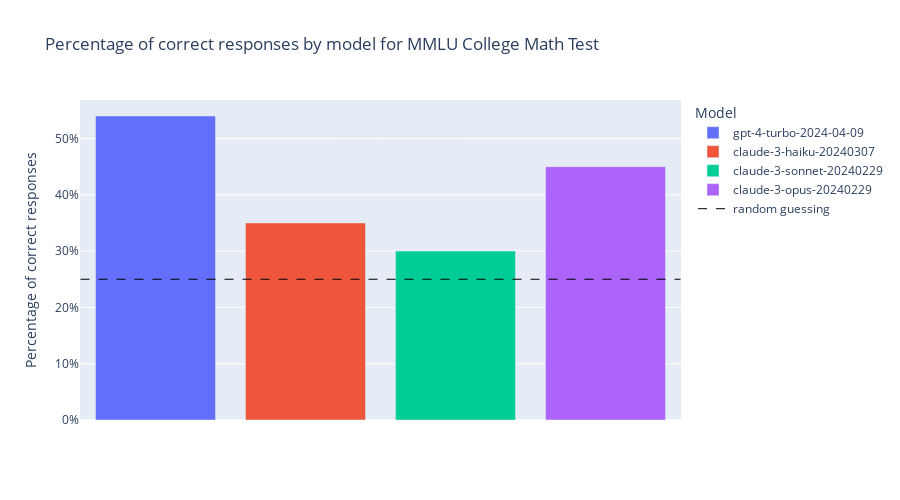

Notebook code cell kept with this figure:
### Code cell
correct_answers_by_model_df["percentage_is_correct"] = (
    correct_answers_by_model_df["is_correct"] / 100
)

fig = px.bar(
    correct_answers_by_model_df,
    x="model_id",
    y="percentage_is_correct",
    orientation="v",
    color="model_id",
    labels={
        "model_id": "Model",
        "percentage_is_correct": "Percentage of correct responses",
    },
    title="Percentage of correct responses by model for MMLU College Math Test",
)

fig.add_shape(
    showlegend=True,
    type="line",
    x0=-0.5,
    x1=3.5,
    y0=0.25,
    y1=0.25,
    line=dict(
        color="black",
        width=1,
        dash="dash",
    ),
    name="random guessing",
)

fig.update_xaxes(showticklabels=False, visible=False)
fig.update_yaxes(tickformat=".0%")
fig.update_layout(
    autosize=True,
    height=500,
)

fig.show()
fig.write_html("../plots/correct_responses_by_model.html")

### Figure 1 — Plotly figure (JSON) as saved in the notebook; plotly's stock layout.template omitted (floating-point values rounded to 4 significant figures)
{"data": [{"alignmentgroup": "True", "hovertemplate": "Model=%{x}<br>Percentage of correct responses=%{y}<extra></extra>", "legendgroup": "gpt-4-turbo-2024-04-09", "marker": {"color": "#636efa", "pattern": {"shape": ""}}, "name": "gpt-4-turbo-2024-04-09", "offsetgroup": "gpt-4-turbo-2024-04-09", "orientation": "v", "showlegend": true, "textposition": "auto", "type": "bar", "x": ["gpt-4-turbo-2024-04-09"], "xaxis": "x", "y": [0.54], "yaxis": "y"}, {"alignmentgroup": "True", "hovertemplate": "Model=%{x}<br>Percentage of correct responses=%{y}<extra></extra>", "legendgroup": "claude-3-haiku-20240307", "marker": {"color": "#EF553B", "pattern": {"shape": ""}}, "name": "claude-3-haiku-20240307", "offsetgroup": "claude-3-haiku-20240307", "orientation": "v", "showlegend": true, "textposition": "auto", "type": "bar", "x": ["claude-3-haiku-20240307"], "xaxis": "x", "y": [0.35], "yaxis": "y"}, {"alignmentgroup": "True", "hovertemplate": "Model=%{x}<br>Percentage of correct responses=%{y}<extra></extra>", "legendgroup": "claude-3-sonnet-20240229", "marker": {"color": "#00cc96", "pattern": {"shape": ""}}, "name": "claude-3-sonnet-20240229", "offsetgroup": "claude-3-sonnet-20240229", "orientation": "v", "showlegend": true, "textposition": "auto", "type": "bar", "x": ["claude-3-sonnet-20240229"], "xaxis": "x", "y": [0.3], "yaxis": "y"}, {"alignmentgroup": "True", "hovertemplate": "Model=%{x}<br>Percentage of correct responses=%{y}<extra></extra>", "legendgroup": "claude-3-opus-20240229", "marker": {"color": "#ab63fa", "pattern": {"shape": ""}}, "name": "claude-3-opus-20240229", "offsetgroup": "claude-3-opus-20240229", "orientation": "v", "showlegend": true, "textposition": "auto", "type": "bar", "x": ["claude-3-opus-20240229"], "xaxis": "x", "y": [0.45], "yaxis": "y"}], "layout": {"autosize": true, "barmode": "relative", "height": 500, "legend": {"title": {"text": "Model"}, "tracegroupgap": 0}, "shapes": [{"line": {"color": "black", "dash": "dash", "width": 1}, "name": "random guessing", "showlegend": true, "type": "line", "x0": -0.5, "x1": 3.5, "y0": 0.25, "y1": 0.25}], "title": {"text": "Percentage of correct responses by model for MMLU College Math Test"}, "xaxis": {"anchor": "y", "categoryarray": ["gpt-4-turbo-2024-04-09", "claude-3-haiku-20240307", "claude-3-sonnet-20240229", "claude-3-opus-20240229"], "categoryorder": "array", "domain": [0, 1], "showticklabels": false, "title": {"text": "Model"}, "visible": false}, "yaxis": {"anchor": "x", "domain": [0, 1], "tickformat": ".0%", "title": {"text": "Percentage of correct responses"}}}}
